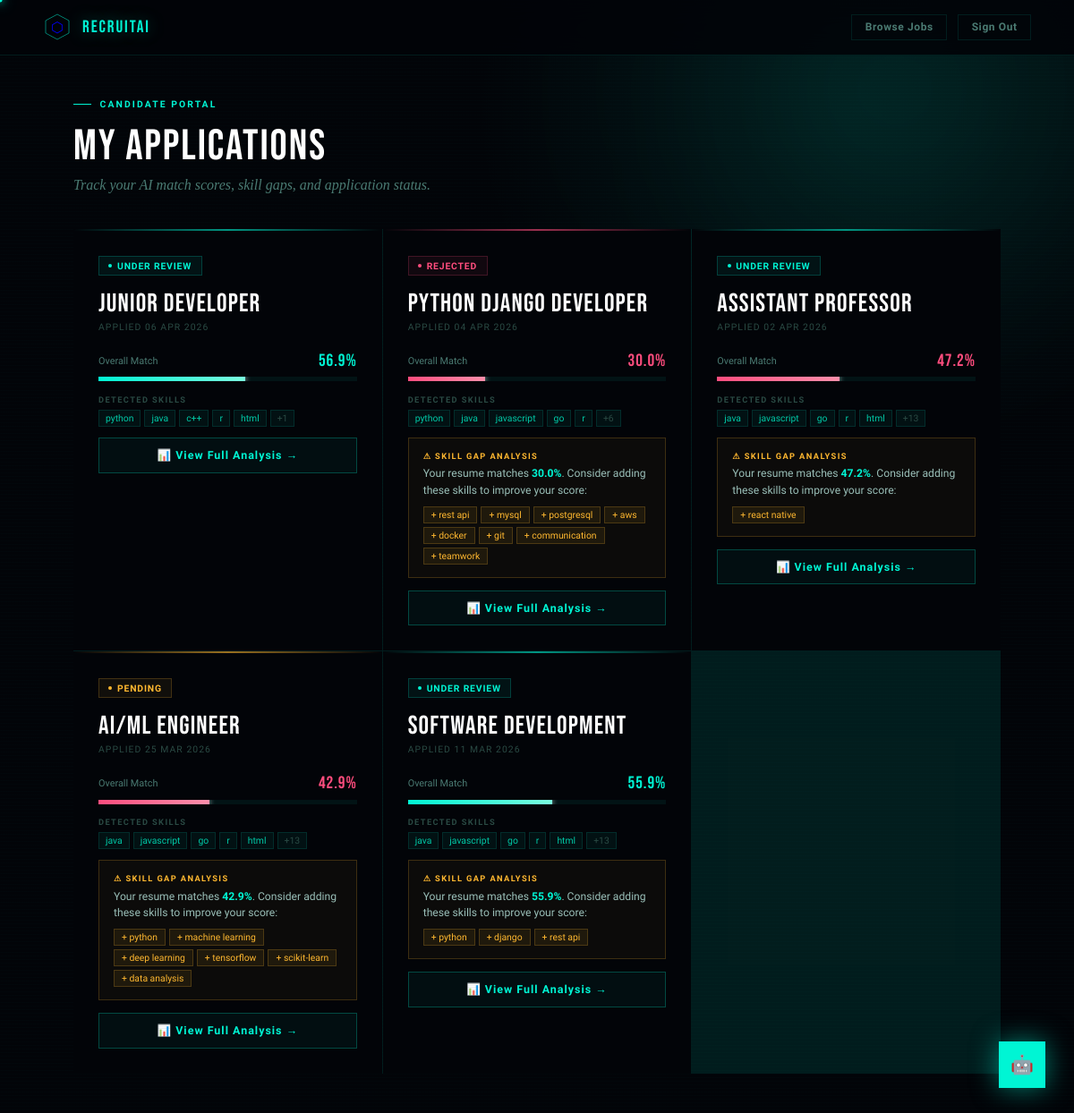
Screenshot of /portal/my-applications/ (signed in) with the database file from the repository.
### screener/models.py (models this page shows, shortened)
class Candidate(models.Model):
    STATUS_CHOICES = [
        ('pending',       'Pending'),
        ('review',        'Under Review'),
        ('shortlisted',   'Shortlisted'),
        ('rejected',      'Rejected'),
        ('auto_rejected', 'Auto Rejected'),
    ]
    job         = models.ForeignKey(JobPosting, on_delete=models.CASCADE, related_name='candidates')
    user        = models.ForeignKey(User, on_delete=models.SET_NULL, null=True, blank=True, related_name='applications')
    name        = models.CharField(max_length=200)
    email       = models.EmailField(blank=True)
    phone       = models.CharField(max_length=20, blank=True)
    resume_file = models.FileField(upload_to='resumes/')
    raw_text    = models.TextField(blank=True)
    tfidf_score  = models.FloatField(default=0.0)
    bert_score   = models.FloatField(default=0.0)
    final_score  = models.FloatField(default=0.0)
    rank         = models.IntegerField(default=0)
    required_skills_score  = models.FloatField(default=0.0)
    optional_skills_score  = models.FloatField(default=0.0)
    experience_score       = models.FloatField(default=0.0)
    education_score        = models.FloatField(default=0.0)
    completeness_score     = models.FloatField(default=0.0)
    skills_json              = models.TextField(default='[]')
    required_skills_matched  = models.IntegerField(default=0)
    optional_skills_matched  = models.IntegerField(default=0)
    auto_rejected     = models.BooleanField(default=False)
    rejection_reason  = models.CharField(max_length=500, blank=True)
    status       = models.CharField(max_length=20, choices=STATUS_CHOICES, default='pending')
    uploaded_at  = models.DateTimeField(default=timezone.now)
    processed_at = models.DateTimeField(null=True, blank=True)
    class Meta:
        ordering = ['-final_score']
    @property
    def skills(self):
        try:
            return json.loads(self.skills_json)
        except:
            return []
    @property
    def score_pct(self):
        return round(self.final_score * 100, 1)
    @property
    def missing_skills(self):
        try:
            from .nlp_engine import extract_skills
            job_skills = extract_skills(self.job.description)
            my_skills  = [s.lower() for s in self.skills]
            return [s for s in job_skills if s.lower() not in my_skills]
        except:
            return []

class JobPosting(models.Model):
    JOB_TYPE_CHOICES = [
        ('fulltime',   'Full Time'),
        ('parttime',   'Part Time'),
        ('internship', 'Internship'),
        ('remote',     'Remote'),
        ('hybrid',     'Hybrid'),
    ]
    EXPERIENCE_CHOICES = [
        ('any',      'Any / Not Required'),
        ('fresher',  'Fresher Only'),
        ('1',        '1+ Year'),
        ('2',        '2+ Years'),
        ('3',        '3+ Years'),
        ('5',        '5+ Years'),
        ('8',        '8+ Years'),
    ]
    EDUCATION_CHOICES = [
        ('any',      'Any Degree'),
        ('10th',     '10th Pass'),
        ('12th',     '12th Pass'),
        ('diploma',  'Diploma'),
        ('bca',      'BCA / B.Sc'),
        ('btech',    'B.Tech / B.E.'),
        ('mca',      'MCA / M.Sc'),
        ('mtech',    'M.Tech / M.E.'),
        ('mba',      'MBA'),
        ('phd',      'PhD'),
    ]
    SALARY_TYPE_CHOICES = [
        ('annual',  'Annual Package (LPA)'),
        ('monthly', 'Monthly Salary'),
        ('stipend', 'Stipend (Internship)'),
        ('undisclosed', 'Not Disclosed'),
    ]
    ANNUAL_SALARY_CHOICES = [
        ('not_disclosed', 'Not Disclosed'),
        ('below_3',       'Below 3 LPA'),
        ('3_5',           '3 - 5 LPA'),
        ('5_8',           '5 - 8 LPA'),
        ('8_12',          '8 - 12 LPA'),
        ('12_18',         '12 - 18 LPA'),
        ('18_25',         '18 - 25 LPA'),
        ('25_40',         '25 - 40 LPA'),
        ('40_plus',       '40 LPA+'),
    ]
    MONTHLY_SALARY_CHOICES = [
        ('not_disclosed', 'Not Disclosed'),
        ('below_15k',     'Below ₹15,000'),
        ('15_25k',        '₹15,000 - ₹25,000'),
        ('25_40k',        '₹25,000 - ₹40,000'),
        ('40_60k',        '₹40,000 - ₹60,000'),
        ('60_100k',       '₹60,000 - ₹1,00,000'),
        ('100k_plus',     '₹1,00,000+'),
    ]
    STIPEND_CHOICES = [
        ('unpaid',    'Unpaid / Certificate Only'),
        ('below_5k',  'Below ₹5,000/month'),
        ('5_10k',     '₹5,000 - ₹10,000/month'),
        ('10_15k',    '₹10,000 - ₹15,000/month'),
        ('15_20k',    '₹15,000 - ₹20,000/month'),
        ('20k_plus',  '₹20,000+/month'),
    ]
    title        = models.CharField(max_length=200)
    description  = models.TextField()
    created_by   = models.ForeignKey(User, on_delete=models.CASCADE, related_name='job_postings')
    created_at   = models.DateTimeField(default=timezone.now)
    is_active    = models.BooleanField(default=True)
    location     = models.CharField(max_length=200, blank=True)
    job_type         = models.CharField(max_length=20, choices=JOB_TYPE_CHOICES, default='fulltime')
    required_skills  = models.TextField(default='[]')   # JSON list
    optional_skills  = models.TextField(default='[]')   # JSON list
    min_experience   = models.CharField(max_length=20, choices=EXPERIENCE_CHOICES, default='any')
    min_education    = models.CharField(max_length=20, choices=EDUCATION_CHOICES, default='any')
    min_cgpa         = models.FloatField(default=0.0)   # 0.0 = no cutoff
    salary_type      = models.CharField(max_length=20, choices=SALARY_TYPE_CHOICES, default='undisclosed')
    salary_range     = models.CharField(max_length=50, default='not_disclosed')
    class Meta:
        ordering = ['-created_at']
    @property
    def required_skills_list(self):
        try:
            return json.loads(self.required_skills)
        except:
            return []
    @property
    def optional_skills_list(self):
        try:
            return json.loads(self.optional_skills)
        except:
            return []

### screener/views.py (the view)
# urls.py: path('portal/my-applications/', views.my_applications, name='my_applications'),
@login_required
def my_applications(request):
    applications = Candidate.objects.filter(user=request.user).order_by('-uploaded_at')
    return render(request, 'screener/my_applications.html', {'applications': applications})

### screener/nlp_engine.py (called while the page is built)
def extract_skills(text):
    text_lower = text.lower()
    found = []
    for skill in SKILL_VOCAB:
        if skill in text_lower and skill not in found:
            found.append(skill)
    return found

### templates/screener/my_applications.html (shortened to what this page needs)
<!DOCTYPE html>
<html lang="en">
<head>
</head>
<body>
<div class="sea-bg"><div class="bio-orb o1"></div></div>
<div class="pf" id="pf"></div>
<nav>
  <a href="/portal/" class="nb">
    <div class="nh"><svg width="32" height="32" viewBox="0 0 32 32"><polygon points="16,2 29,9 29,23 16,30 3,23 3,9" fill="none" stroke="rgba(0,245,212,0.5)" stroke-width="1"/></svg><span class="ng">⬡</span></div>
    <span class="nn">RecruitAI</span>
  </a>
  <div class="nr">
    <a href="/portal/" class="btn">Browse Jobs</a>
    <a href="/logout/" class="btn">Sign Out</a>
  </div>
</nav>
<div class="page">
  <div class="eyebrow">Candidate Portal</div>
  <div class="page-title">My Applications</div>
  <div class="page-sub">Track your AI match scores, skill gaps, and application status.</div>
  {% if applications %}
  <div class="grid">
    {% for app in applications %}
    <div class="app-card" style="--acc:{% if app.status == 'shortlisted' %}var(--lime){% elif app.status == 'rejected' %}var(--rose){% elif app.status == 'review' %}var(--glow1){% else %}var(--amber){% endif %}">
      <div class="stat-b s-{{ app.status }}"><span class="sdot"></span>{{ app.get_status_display }}</div>
      <div class="aj">{{ app.job.title }}</div>
      <div class="ad">Applied {{ app.uploaded_at|date:"d M Y" }}</div>
      {% if app.final_score > 0 %}
        <div class="score-row">
          <span class="sl">Overall Match</span>
          <span class="sv {% if app.score_pct >= 75 %}sv-h{% elif app.score_pct >= 50 %}sv-m{% else %}sv-l{% endif %}">{{ app.score_pct }}%</span>
        </div>
        <div class="bar">
          <div class="bf {% if app.score_pct >= 75 %}bf-h{% elif app.score_pct >= 50 %}bf-m{% else %}bf-l{% endif %}" style="width:{{ app.score_pct }}%"></div>
        </div>
        {% if app.skills %}
        <div class="skills-section">
          <div class="sec-lbl">Detected Skills</div>
          <div class="skills-wrap">
            {% for s in app.skills|slice:":5" %}<span class="stag">{{ s }}</span>{% endfor %}
            {% if app.skills|length > 5 %}<span class="stag" style="color:var(--dimmer)">+{{ app.skills|length|add:"-5" }}</span>{% endif %}
          </div>
        </div>
        {% endif %}
        {% if app.missing_skills %}
        <div class="gap-box">
          <div class="gap-lbl">⚠ Skill Gap Analysis</div>
          <div class="gap-msg">Your resume matches <strong style="color:var(--glow1)">{{ app.score_pct }}%</strong>. Consider adding these skills to improve your score:</div>
          <div class="gap-skills">
            {% for skill in app.missing_skills %}<span class="gap-tag">+ {{ skill }}</span>{% endfor %}
          </div>
        </div>
        {% endif %}
        <a href="/portal/score/{{ app.pk }}/" class="view-btn">📊 View Full Analysis →</a>
      {% else %}
        <div class="waiting">⏳ Awaiting AI screening by HR...</div>
      {% endif %}
    </div>
    {% endfor %}
  </div>
  {% else %}
  <div class="empty">
    <div class="ei">📭</div>
    <div>No applications yet.</div>
    <a href="/portal/" class="ecta"><span>Browse Open Jobs →</span></a>
  </div>
  {% endif %}
</div>
<button class="chat-fab" onclick="toggleChat()">🤖</button>
</body>
</html>

### rows the page displays
Candidate: status "UNDER REVIEW", job "Junior Developer", uploaded_at "06 APR 2026", score_pct "56.9", skills "python" "java" "c++" "r" "html", skills|length "1"
Candidate: status "REJECTED", job "Python Django Developer", uploaded_at "04 APR 2026", score_pct "30.0", skills "python" "java" "javascript" "go" "r", skills|length "6", missing_skills "rest api" "mysql" "postgresql" "aws" "docker" "git" "communication" "teamwork"
Candidate: status "UNDER REVIEW", job "Assistant Professor", uploaded_at "02 APR 2026", score_pct "47.2", skills "java" "javascript" "go" "r" "html", skills|length "13", missing_skills "react native"
Candidate: status "PENDING", job "AI/ML Engineer", uploaded_at "25 MAR 2026", score_pct "42.9", skills "java" "javascript" "go" "r" "html", skills|length "13", missing_skills "python" "machine learning" "deep learning" "tensorflow" "scikit-learn" "data analysis"
Candidate: status "UNDER REVIEW", job "software development", uploaded_at "11 MAR 2026", score_pct "55.9", skills "java" "javascript" "go" "r" "html", skills|length "13", missing_skills "python" "django" "rest api"
